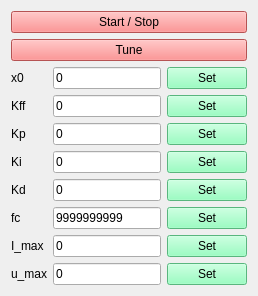
                  <widget class="QWidget" name="tab_method_1">
                   <attribute name="title">
                    <string>Method-1</string>
                   </attribute>
                   <layout class="QGridLayout" name="gridLayout_23">
                    <item row="2" column="0">
                     <layout class="QGridLayout" name="gridLayout_13">
                      <item row="0" column="2">
                       <widget class="QPushButton" name="button_set_x01_pos_m1">
                        <property name="styleSheet">
                         <string notr="true">background-color: rgb(125, 255, 177);</string>
                        </property>
                        <property name="text">
                         <string>Set</string>
                        </property>
                       </widget>
                      </item>
                      <item row="6" column="1">
                       <widget class="QLineEdit" name="line_edit_i_max1_pos_m1">
                        <property name="text">
                         <string>0</string>
                        </property>
                       </widget>
                      </item>
                      <item row="2" column="0">
                       <widget class="QLabel" name="label_42">
                        <property name="text">
                         <string>Kp</string>
                        </property>
                       </widget>
                      </item>
                      <item row="5" column="1">
                       <widget class="QLineEdit" name="line_edit_fc1_pos_m1">
                        <property name="text">
                         <string>9999999999</string>
                        </property>
                       </widget>
                      </item>
                      <item row="6" column="2">
                       <widget class="QPushButton" name="button_set_i_max1_pos_m1">
                        <property name="styleSheet">
                         <string notr="true">background-color: rgb(125, 255, 177);</string>
                        </property>
                        <property name="text">
                         <string>Set</string>
                        </property>
                       </widget>
                      </item>
                      <item row="1" column="2">
                       <widget class="QPushButton" name="button_set_kff1_pos_m1">
                        <property name="styleSheet">
                         <string notr="true">background-color: rgb(125, 255, 177);</string>
                        </property>
                        <property name="text">
                         <string>Set</string>
                        </property>
                       </widget>
                      </item>
                      <item row="7" column="2">
                       <widget class="QPushButton" name="button_set_u_max1_pos_m1">
                        <property name="styleSheet">
                         <string notr="true">background-color: rgb(125, 255, 177);</string>
                        </property>
                        <property name="text">
                         <string>Set</string>
                        </property>
                       </widget>
                      </item>
                      <item row="2" column="1">
                       <widget class="QLineEdit" name="line_edit_kp1_pos_m1">
                        <property name="text">
                         <string>0</string>
                        </property>
                       </widget>
                      </item>
                      <item row="6" column="0">
                       <widget class="QLabel" name="label_43">
                        <property name="text">
                         <string>I_max</string>
                        </property>
                       </widget>
                      </item>
                      <item row="5" column="0">
                       <widget class="QLabel" name="label_44">
                        <property name="text">
                         <string>fc</string>
                        </property>
                       </widget>
                      </item>
                      <item row="7" column="1">
                       <widget class="QLineEdit" name="line_edit_u_max1_pos_m1">
                        <property name="text">
                         <string>0</string>
                        </property>
                       </widget>
                      </item>
                      <item row="3" column="1">
                       <widget class="QLineEdit" name="line_edit_ki1_pos_m1">
                        <property name="text">
                         <string>0</string>
                        </property>
                       </widget>
                      </item>
                      <item row="2" column="2">
                       <widget class="QPushButton" name="button_set_kp1_pos_m1">
                        <property name="styleSheet">
                         <string notr="true">background-color: rgb(125, 255, 177);</string>
                        </property>
                        <property name="text">
                         <string>Set</string>
                        </property>
                       </widget>
                      </item>
                      <item row="0" column="0">
                       <widget class="QLabel" name="label_45">
                        <property name="text">
                         <string>x0</string>
                        </property>
                       </widget>
                      </item>
                      <item row="3" column="0">
                       <widget class="QLabel" name="label_46">
                        <property name="text">
                         <string>Ki</string>
                        </property>
                       </widget>
                      </item>
                      <item row="4" column="0">
                       <widget class="QLabel" name="label_47">
                        <property name="text">
                         <string>Kd</string>
                        </property>
                       </widget>
                      </item>
                      <item row="7" column="0">
                       <widget class="QLabel" name="label_48">
                        <property name="text">
                         <string>u_max</string>
                        </property>
                       </widget>
                      </item>
                      <item row="5" column="2">
                       <widget class="QPushButton" name="button_set_fc1_pos_m1">
                        <property name="styleSheet">
                         <string notr="true">background-color: rgb(125, 255, 177);</string>
                        </property>
                        <property name="text">
                         <string>Set</string>
                        </property>
                       </widget>
                      </item>
                      <item row="3" column="2">
                       <widget class="QPushButton" name="button_set_ki1_pos_m1">
                        <property name="styleSheet">
                         <string notr="true">background-color: rgb(125, 255, 177);</string>
                        </property>
                        <property name="text">
                         <string>Set</string>
                        </property>
                       </widget>
                      </item>
                      <item row="1" column="0">
                       <widget class="QLabel" name="label_49">
                        <property name="text">
                         <string>Kff</string>
                        </property>
                       </widget>
                      </item>
                      <item row="4" column="2">
                       <widget class="QPushButton" name="button_set_kd1_pos_m1">
                        <property name="styleSheet">
                         <string notr="true">background-color: rgb(125, 255, 177);</string>
                        </property>
                        <property name="text">
                         <string>Set</string>
                        </property>
                       </widget>
                      </item>
                      <item row="1" column="1">
                       <widget class="QLineEdit" name="line_edit_kff1_pos_m1">
                        <property name="text">
                         <string>0</string>
                        </property>
                       </widget>
                      </item>
                      <item row="0" column="1">
                       <widget class="QLineEdit" name="line_edit_x01_pos_m1">
                        <property name="text">
                         <string>0</string>
                        </property>
                       </widget>
                      </item>
                      <item row="4" column="1">
                       <widget class="QLineEdit" name="line_edit_kd1_pos_m1">
                        <property name="text">
                         <string>0</string>
                        </property>
                       </widget>
                      </item>
                     </layout>
                    </item>
                    <item row="0" column="0">
                     <widget class="QPushButton" name="button_start_stop_position_control_1">
                      <property name="styleSheet">
                       <string notr="true">background-color: rgb(255, 116, 116);</string>
                      </property>
                      <property name="text">
                       <string>Start / Stop</string>
                      </property>
                     </widget>
                    </item>
                    <item row="1" column="0">
                     <widget class="QPushButton" name="button_tune_position_control_m1">
                      <property name="styleSheet">
                       <string notr="true">background-color: rgb(255, 116, 116);</string>
                      </property>
                      <property name="text">
                       <string>Tune</string>
                      </property>
                     </widget>
                    </item>
                   </layout>
                  </widget>
